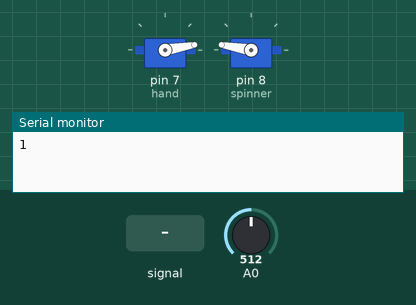
This sketch was run on a simulated Arduino Uno, built with avr-gcc and run on an emulated ATmega328P. On the bench: 2 × servo, the last lines printed to the serial monitor. The inputs (shaded band) are chosen by the test bench; at power-on: A0 = 512.

Above: at 1.2 s.
1.3 s: A0 fed a 200 Hz sine of ±255 counts around its level
3.5 s: A0 set to 716
At 6.4 s:
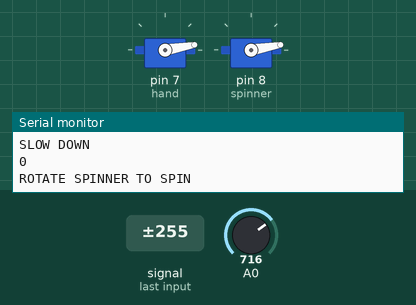
At 7.8 s:
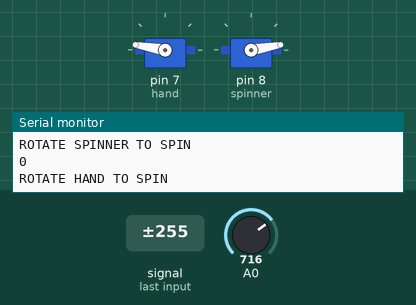
Timing chart, 0 to 10.5 s (numbered marks = the images above; inputs shaded):
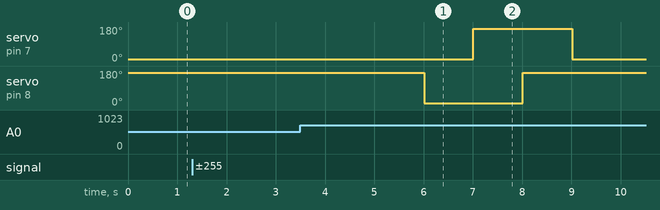

Measured:
- after the input at 3.5 s, servo on pin 7 (hand): 10° → 170° after 3.5 s, → 10° 2.0 s later; servo on pin 8 (spinner): 170° → 10° after 2.5 s, → 170° 2.0 s later

The sketch:

handspinner_hand.ino
```cpp
#include <Servo.h>

Servo hand, spinner;

int val = 0, pre_val = 0;
int threshould = 300;
int count = 0, tmp_count = 0;
unsigned long start = 0;
int state = 0;  // 0:停止 1:回転中 2:スピナー回転準備 3:手で回転させる 4:スピナー戻す 5:手戻す

void setup() {
  Serial.begin(9600);
  Serial.setTimeout(10);  // SerialでのString受信のタイムアウト設定（ms）

  // サーボピン初期化
  hand.attach(7);
  spinner.attach(8);

  hand.write(10);
  spinner.write(170);

  start = millis();
}

void loop() {
  val = analogRead(A0);
  //int diff = val - pre_val;
  //Serial.println(val);
  if (val > threshould && pre_val <= threshould) {
    count++;
  }
  if (millis() - start > 1000) {
    Serial.println(count);
    if (count >= 3 && state == 0) {
      state = 1;
      Serial.println("START");
    } else if (count < 3 && state == 1) {
      state = 2;
      Serial.println("SLOW DOWN");
    } else if (state == 2) {
      state = 3;
      Serial.println("ROTATE SPINNER TO SPIN");
      spinner.write(10);
    } else if (state == 3) {
      Serial.println("ROTATE HAND TO SPIN");
      state = 4;
      hand.write(170);
    } else if (state == 4) {
      Serial.println("RETURN SPINNER");
      state = 5;
      spinner.write(170);
    } else if (state == 5) {
      Serial.println("RETURN HAND");
      state = 0;
      hand.write(10);
    }
    count = 0;
    start = millis();
  }
  pre_val = val;

  delay(1);
}
```
